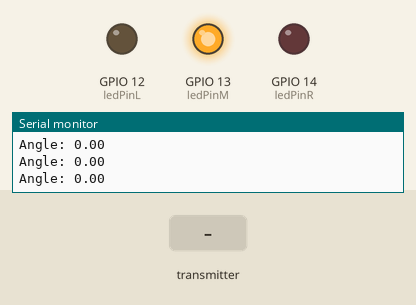
Recording of a sketch running on a simulated ESP32. Parts: output pins drawn as LEDs (lit = HIGH), the last lines printed to the serial monitor. Inputs (shaded band) come from the test bench.

Above: at 1.2 s.
1.3 s: the transmitter starts sending angle = 90
At 1.9 s:
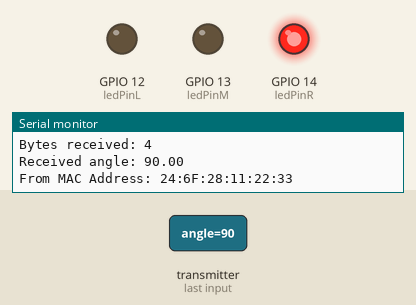
2.9 s: the transmitter starts sending angle = 0
At 4.2 s:
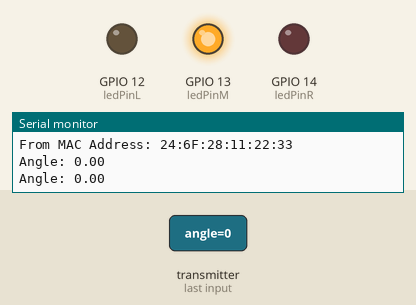
4.5 s: the transmitter starts sending angle = 180
At 5.6 s:
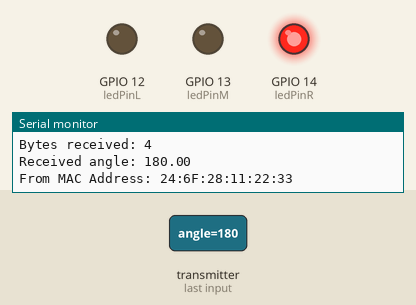
Timing chart, 0 to 7.5 s (numbered marks = the images above; inputs shaded):
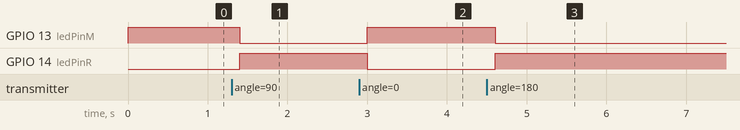

Measured:
- after the input at 1.3 s, GPIO 13 (ledPinM): HIGH → LOW after 0.10 s; GPIO 14 (ledPinR): LOW → HIGH after 0.10 s
- after the input at 2.9 s, GPIO 13 (ledPinM): LOW → HIGH after 0.10 s; GPIO 14 (ledPinR): HIGH → LOW after 0.10 s
- after the input at 4.5 s, GPIO 13 (ledPinM): HIGH → LOW after 0.11 s; GPIO 14 (ledPinR): LOW → HIGH after 0.11 s

The sketch:

Reciever.ino
```cpp
#include <WiFi.h>
#include <esp_wifi.h>
#include <esp_now.h>

typedef struct struct_message {
    float angle;
} struct_message;

struct_message RAngles;

const int ledPinL = 12;
const int ledPinM = 13;
const int ledPinR = 14;

const int angleThreshold = 60;

void OnDataRecv(const esp_now_recv_info *recvInfo, const uint8_t *incomingData, int len) {
  memcpy(&RAngles, incomingData, sizeof(RAngles));
  Serial.print("Bytes received: ");
  Serial.println(len);
  Serial.print("Received angle: ");
  Serial.println(RAngles.angle);

  // Optional: Print the MAC address of the sender
  Serial.print("From MAC Address: ");
  for (int i = 0; i < 6; i++) {
    Serial.printf("%02X", recvInfo->src_addr[i]);
    if (i < 5) Serial.print(":");
  }
  Serial.println();
}

void setup() {
  Serial.begin(115200);

  WiFi.mode(WIFI_STA);

  if (esp_now_init() != ESP_OK) {
    Serial.println("Error initializing ESP-NOW");
    return;
  }

  esp_now_register_recv_cb(OnDataRecv);

  pinMode(ledPinM, OUTPUT);
  pinMode(ledPinL, OUTPUT);
  pinMode(ledPinR, OUTPUT);
}

void loop() {
  float angle = RAngles.angle;
  Serial.print("Angle: ");
  Serial.println(angle);

  if (angle > angleThreshold) {
    digitalWrite(ledPinR, HIGH);
    digitalWrite(ledPinL, LOW);
    digitalWrite(ledPinM, LOW);
  } else if (angle < -angleThreshold) {
    digitalWrite(ledPinL, HIGH);
    digitalWrite(ledPinR, LOW);
    digitalWrite(ledPinM, LOW);
  } else {
    digitalWrite(ledPinM, HIGH);
    digitalWrite(ledPinL, LOW);
    digitalWrite(ledPinR, LOW);
  }

  delay(100);
}
```
